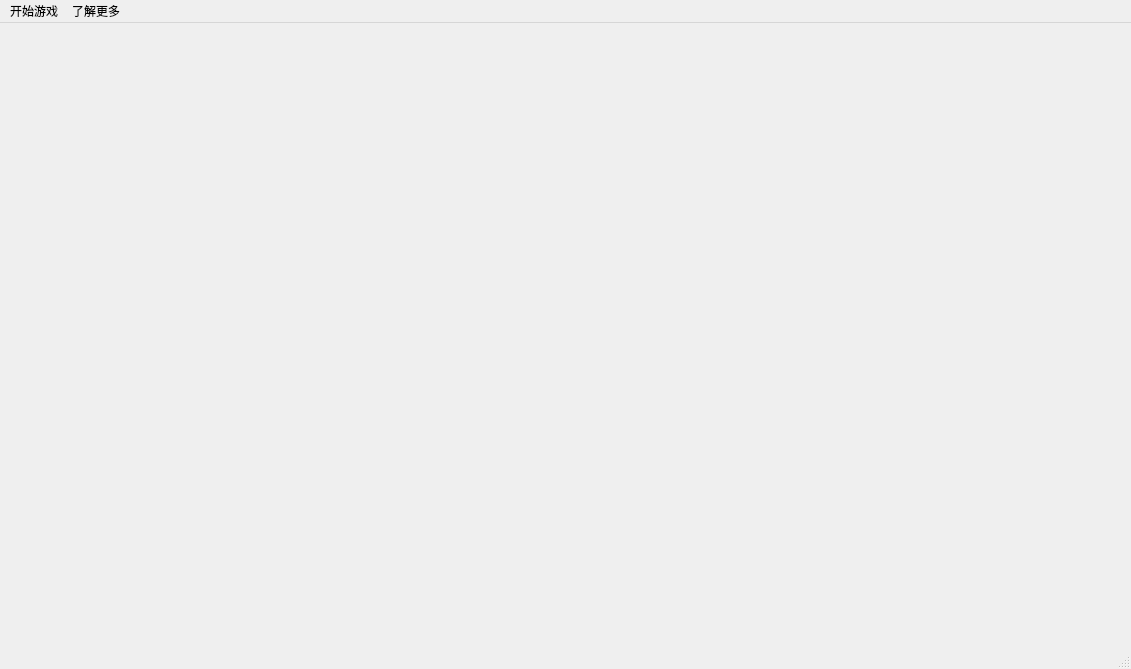
<?xml version="1.0" encoding="UTF-8"?>
<ui version="4.0">
 <class>MainScene</class>
 <widget class="QMainWindow" name="MainScene">
  <property name="enabled">
   <bool>true</bool>
  </property>
  <property name="geometry">
   <rect>
    <x>0</x>
    <y>0</y>
    <width>1131</width>
    <height>669</height>
   </rect>
  </property>
  <property name="windowTitle">
   <string>MainScene</string>
  </property>
  <widget class="QWidget" name="centralWidget"/>
  <widget class="QMenuBar" name="menuBar">
   <property name="geometry">
    <rect>
     <x>0</x>
     <y>0</y>
     <width>1131</width>
     <height>23</height>
    </rect>
   </property>
   <widget class="QMenu" name="menu">
    <property name="title">
     <string>开始游戏</string>
    </property>
    <addaction name="separator"/>
    <addaction name="guideAction"/>
    <addaction name="quitAction"/>
   </widget>
   <widget class="QMenu" name="menu_2">
    <property name="title">
     <string>了解更多</string>
    </property>
    <addaction name="action_3"/>
    <addaction name="action_4"/>
   </widget>
   <addaction name="menu"/>
   <addaction name="menu_2"/>
  </widget>
  <widget class="QStatusBar" name="statusBar"/>
  <action name="guideAction">
   <property name="text">
    <string>规则介绍</string>
   </property>
  </action>
  <action name="quitAction">
   <property name="text">
    <string>退出游戏</string>
   </property>
  </action>
  <action name="action_3">
   <property name="text">
    <string>版本更新</string>
   </property>
  </action>
  <action name="action_4">
   <property name="text">
    <string>关于作者</string>
   </property>
  </action>
 </widget>
 <layoutdefault spacing="6" margin="11"/>
 <resources/>
 <connections/>
</ui>
